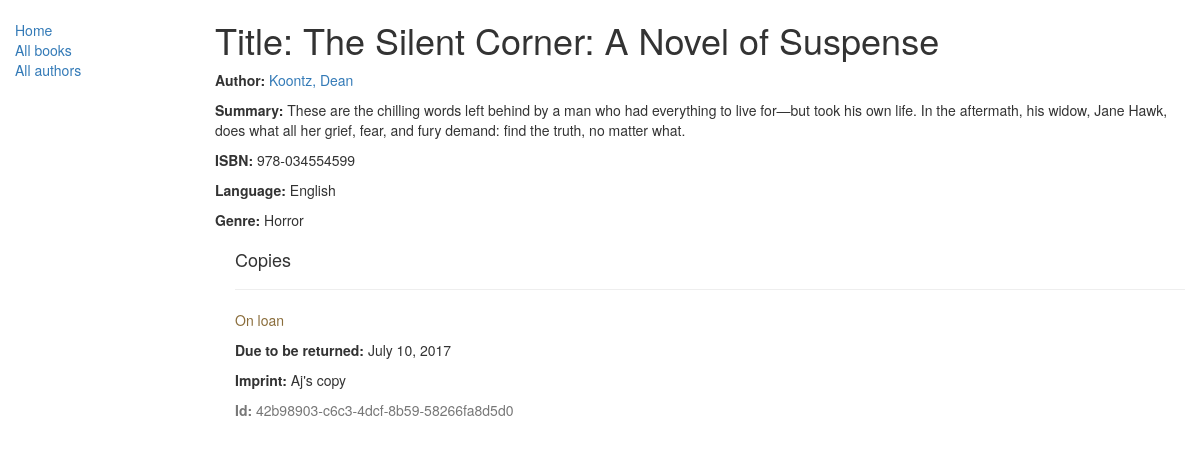
/catalog/book/2, run on the app's committed database.
### catalog/models.py (models this page shows, shortened)
class Book(models.Model):
    title = models.CharField(max_length=200)
    author = models.ForeignKey('Author', on_delete=models.SET_NULL, null=True)
    summary = models.TextField(max_length=1000, help_text="Enter a brief description of the book")
    isbn = models.CharField('ISBN', max_length=13, help_text='13 Character <a href="https://www.isbn-international.org/content/what-isbn">ISBN number</a>')
    genre = models.ManyToManyField(Genre, help_text="Select a genre for this book")
    language = models.ForeignKey('Language', on_delete=models.SET_NULL, null=True)
    def display_genre(self):
        """
        Creates a string for the Genre. This is required to display genre in Admin.
        """
        return ', '.join([ genre.name for genre in self.genre.all()[:3] ])
    display_genre.short_description = 'Genre'

class Author(models.Model):
    first_name = models.CharField(max_length=100)
    last_name = models.CharField(max_length=100)
    date_of_birth = models.DateField(null=True, blank=True)
    date_of_death = models.DateField('Died', null=True, blank=True)
    def __str__(self):
        return '%s, %s' % (self.last_name, self.first_name)

class Language(models.Model):
    name = models.CharField(max_length=200, help_text="Enter a the book's natural language (e.g. English, French, Japanese etc.)")
    def __str__(self):
        return self.name

class Genre(models.Model):
    name = models.CharField(max_length=200, help_text="Enter a book genre (e.g. Science Fiction, French Poetry etc.)")
    def __str__(self):
        return self.name

class BookInstance(models.Model):
    id = models.UUIDField(primary_key=True, default=uuid.uuid4, help_text="Unique ID for this particular book across whole library")
    book = models.ForeignKey('Book', on_delete=models.SET_NULL, null=True)
    imprint = models.CharField(max_length=200)
    due_back = models.DateField(null=True, blank=True)
    LOAN_STATUS = (
        ('d', 'Maintenance'),
        ('o', 'On loan'),
        ('a', 'Available'),
        ('r', 'Reserved'),
    )
    status = models.CharField(max_length=1, choices=LOAN_STATUS, blank=True, default='d', help_text='Book availability')
    class Meta:
        ordering = ["due_back"]

### catalog/views.py (the view)
# urls.py: url(r'^book/(?P<pk>\d+)$', views.BookDetailView.as_view(), name='book-detail'),
class BookDetailView(generic.DetailView):
    model = Book

### catalog/templates/catalog/book_detail.html
{% extends "base_generic.html" %}
{% block content %}
  <h1>Title: {{ book.title }}</h1>
  <p><strong>Author:</strong> <a href="">{{ book.author }}</a></p>
  <p><strong>Summary:</strong> {{ book.summary }}</p>
  <p><strong>ISBN:</strong> {{ book.isbn }}</p>
  <p><strong>Language:</strong> {{ book.language }}</p>
  <p><strong>Genre:</strong> {% for genre in book.genre.all %} {{ genre }}{% if not forloop.last %}, {% endif %}{% endfor %}</p>
  <div style="margin-left:20px;margin-top:20px">
    <h4>Copies</h4>
    {% for copy in book.bookinstance_set.all %}
    <hr>
    <p class="{% if copy.status == 'a' %}text-success{% elif copy.status == 'd' %}text-danger{% else %}text-warning{% endif %}">{{ copy.get_status_display }}</p>
    {% if copy.status != 'a' %}<p><strong>Due to be returned:</strong> {{copy.due_back}}</p>{% endif %}
    <p><strong>Imprint:</strong> {{copy.imprint}}</p>
    <p class="text-muted"><strong>Id:</strong> {{copy.id}}</p>
    {% endfor %}
  </div>
{% endblock %}

### data on the page
Book: title "The Silent Corner: A Novel of Suspense", author "Koontz, Dean", summary "These are the chilling words left behind by a man who had everything to live for—but took his own life. In the aftermath, his widow, Jane Hawk, does what all her grief, fear, and fury demand: find the truth, no matter what.", isbn "978-034554599", language "English"
Genre: name "Horror"
BookInstance: status "On loan", due_back "July 10, 2017", imprint "Aj's copy", id "42b98903-c6c3-4dcf-8b59-58266fa8d5d0"
